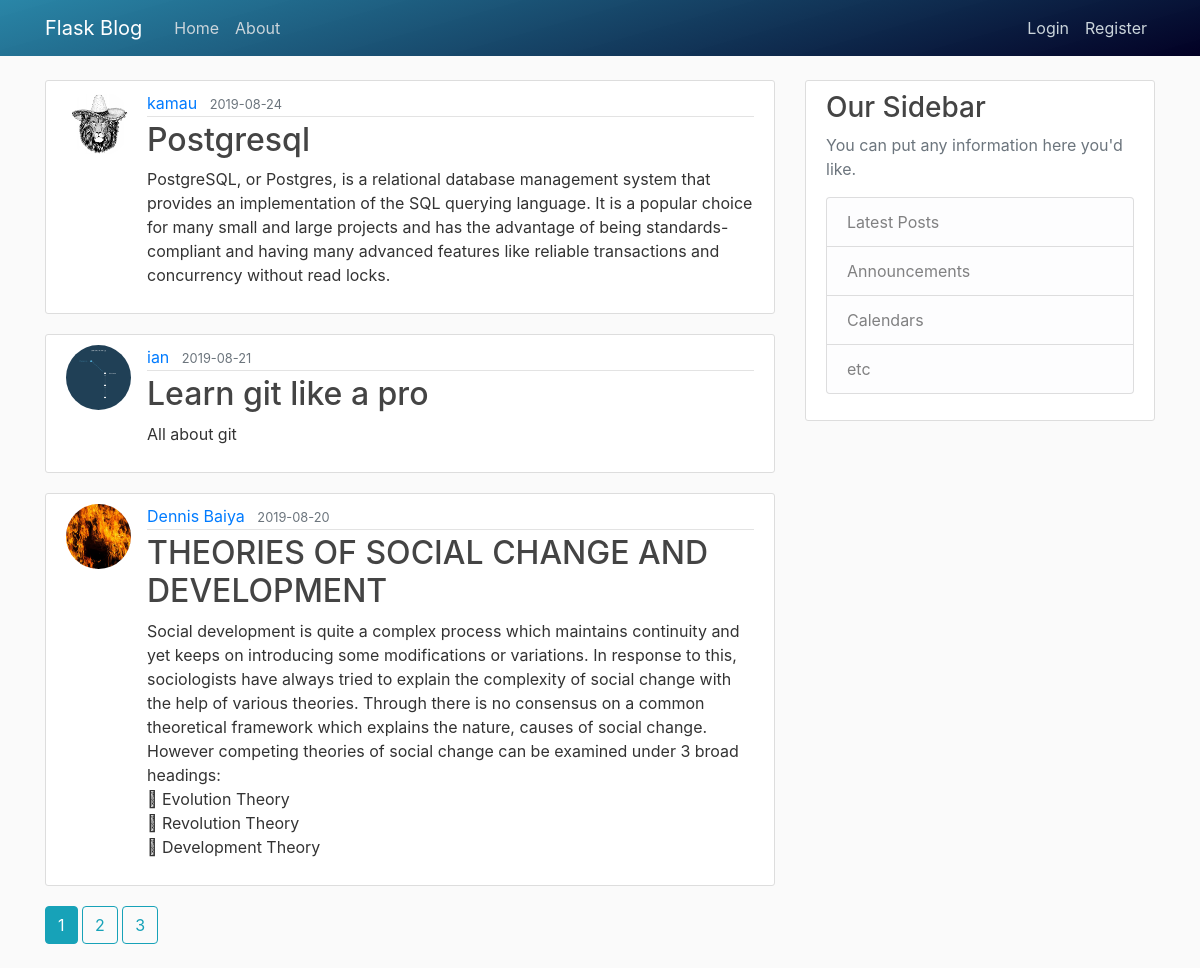
The page /home on the database its author committed.
### blog_post/models.py (models this page shows, shortened)
class Post(db.Model):
    id = db.Column(db.Integer, primary_key=True)
    title = db.Column(db.String(100), nullable=False)
    date_posted = db.Column(db.DateTime, nullable=False,
                            default=datetime.utcnow)
    content = db.Column(db.Text, nullable=False)
    user_id = db.Column(db.Integer, db.ForeignKey('user.id'), nullable=False)

class User(db.Model, UserMixin):
    id = db.Column(db.Integer, primary_key=True)
    username = db.Column(db.String(20), unique=True, nullable=False)
    email = db.Column(db.String(120), unique=True, nullable=False)
    image_file = db.Column(db.String(20), nullable=False,
                           default='default.jpg')
    password = db.Column(db.String(60), nullable=False)
    posts = db.relationship('Post', backref='author', lazy=True)

### blog_post/main/routes.py (the view)
@main.route('/')
@main.route('/home')
def home():
    page = request.args.get('page', 1, type=int)
    posts = Post.query.order_by(
        Post.date_posted.desc()).paginate(page=page, per_page=3)
    return render_template("home.html", posts=posts)

### blog_post/templates/home.html (shortened to what this page needs)
{% extends 'base.html' %}
{% block content %}
    {% for post in posts.items %}
        <article class="media content-section">
            <img class="rounded-circle article-img" src="{{ url_for('static', filename='profile_pics/' + post.author.image_file) }}" alt="">
            <div class="media-body">
                <div class="article-metadata">
                    <a class="mr-2" href="{{url_for('users.user_posts', username=post.author.username)}}">{{ post.author.username }}</a>
                    <small class="text-muted">{{ post.date_posted.strftime('%Y-%m-%d')}}</small>
                </div>
                <h2><a class="article-title" href="{{url_for('posts.post', post_id=post.id)}}">{{ post.title }}</a></h2>
                <p class="article-content">{{ post.content }}</p>
            </div>
        </article>
    {% endfor %}
    {% for page_num in posts.iter_pages(left_edge=1, right_edge=1, left_current=1, right_current=2) %}
        {% if page_num %}
            {% if posts.page == page_num %}
                <a class="btn btn-info mb-4" href="{{ url_for('main.home', page=page_num) }}">{{ page_num }}</a>
            {% else %}
                <a class="btn btn-outline-info mb-4" href="{{ url_for('main.home', page=page_num) }}">{{ page_num }}</a>
            {% endif %}
        {% endif %}
    {% endfor %}
{% endblock content%}

### blog_post/templates/base.html (shortened to what this page needs)
<!DOCTYPE html>
<html lang="en">
<head>
    <link rel="stylesheet" href="https://stackpath.bootstrapcdn.com/bootstrap/4.3.1/css/bootstrap.min.css">
    <link rel="stylesheet" href="{{url_for ('static', filename='main.css')}}" type="text/css">
</head>
<body>
    <header class="site-header">
        <nav class="navbar navbar-expand-md navbar-dark bg-steel fixed-top">
          <div class="container">
            <a class="navbar-brand mr-4" href="/">Flask Blog</a>
            <div class="collapse navbar-collapse" id="navbarToggle">
              <div class="navbar-nav mr-auto">
                <a class="nav-item nav-link" href="{{url_for('main.home')}}">Home</a>
                <a class="nav-item nav-link" href="{{url_for('main.about')}}">About</a>
              </div>
              <div class="navbar-nav">
                {% if current_user.is_authenticated %}
                  <a class="nav-item nav-link" href="{{url_for('posts.new_post')}}">New Post</a>
                  <a class="nav-item nav-link" href="{{url_for('users.account')}}">Account</a>
                  <a class="nav-item nav-link" href="{{url_for('users.logout')}}">Logout</a>
                {% else %}
                  <a class="nav-item nav-link" href="{{url_for('users.login')}}">Login</a>
                  <a class="nav-item nav-link" href="{{url_for('users.register')}}">Register</a>
                {% endif %}
              </div>
            </div>
          </div>
        </nav>
    </header>
    <main role="main" class="container">
        <div class="row">
          <div class="col-md-8">
            {% block content %}{% endblock %}
          </div>
          <div class="col-md-4">
            <div class="content-section">
              <h3>Our Sidebar</h3>
              <p class='text-muted'>You can put any information here you'd like.
                <ul class="list-group">
                  <li class="list-group-item list-group-item-light">Latest Posts</li>
                  <li class="list-group-item list-group-item-light">Announcements</li>
                  <li class="list-group-item list-group-item-light">Calendars</li>
                  <li class="list-group-item list-group-item-light">etc</li>
                </ul>
              </p>
            </div>
          </div>
        </div>
    </main>
</body>
</html>

### blog_post/static/main.css (style rules this page uses)
body { background: #fafafa; color: #333333; margin-top: 5rem; }
h1, h2, h3, h4, h5, h6 { color: #444444; }
ul { margin: 0; }
.bg-steel { background: rgb(2,0,36); background: linear-gradient(344deg, rgba(2,0,36,1) 0%, rgba(31,128,163,0.9514006286108193) 100%, rgba(0,212,255,1) 100%); }
.site-header .navbar-nav .nav-link { color: #cbd5db; }
.content-section { background: #ffffff; padding: 10px 20px; border: 1px solid #dddddd; border-radius: 3px; margin-bottom: 20px; }
.article-title { color: #444444; }
.article-content { white-space: pre-line; }
.article-img { height: 65px; width: 65px; margin-right: 16px; }
.article-metadata { padding-bottom: 1px; margin-bottom: 4px; border-bottom: 1px solid #e3e3e3 }

### rows shown on the page
Post: image_file (picture), author.username "kamau", date_posted "2019-08-24", title "Postgresql", content "PostgreSQL, or Postgres, is a relational database management system that provides an implementation of the SQL querying language. It is a popular choice for many small and large projects and has the advantage of being standards-compliant and having many advanced features like reliable transactions and concurrency without read locks."
Post: image_file (picture), author.username "ian", date_posted "2019-08-21", title "Learn git like a pro", content "All about git"
Post: image_file (picture), author.username "Dennis Baiya", date_posted "2019-08-20", title "THEORIES OF SOCIAL CHANGE AND DEVELOPMENT", content "Social development is quite a complex process which maintains continuity and yet keeps on introducing some modifications or variations. In response to this, sociologists have always tried to explain the complexity of social change with the help of various theories. Through there is no consensus on a common theoretical framework which explains the nature, causes of social change. However competing theories of social change can be examined under 3 broad headings:  Evolution Theory  Revolution Theory  Development Theory"

### other values the page prints
{{ page_num }} "1"
{{ page_num }} "2" "3"
